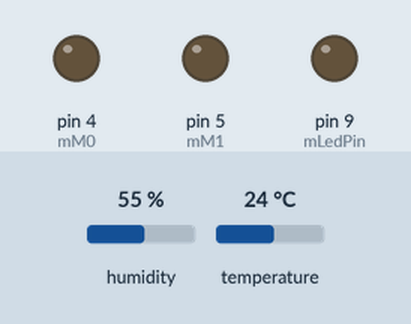
Simulated run of this sketch. Board: Arduino Uno, built with avr-gcc and run on an emulated ATmega328P. Parts: output pins drawn as LEDs (lit = HIGH). The inputs (shaded band) are chosen by the test bench; at power-on: humidity 55 %, temperature 24 °C.

Above: at 0.1 s.
At 1.1 s:
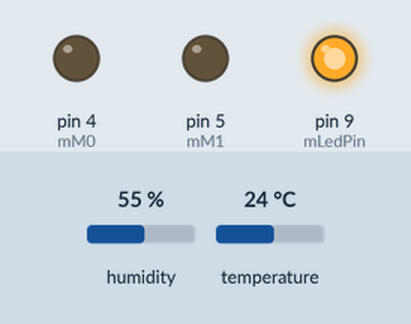
At 12.1 s:
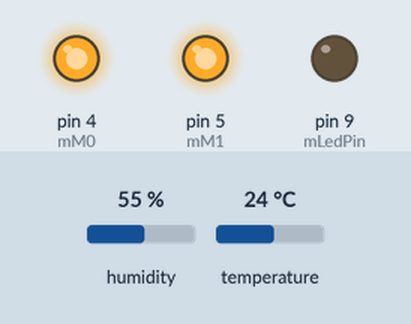
Timing chart, 0 to 13.6 s (numbered marks = the images above):
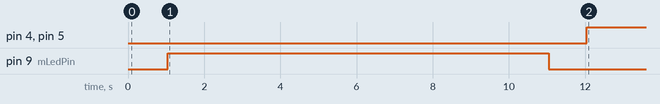

The sketch:

watchDogTest.ino
```cpp
#include <JeeLib.h>
#include "DHT.h"
#include <SoftwareSerial.h>

#define DHTPIN 2//D2 pin is DHT11's singal
#define DHTTYPE DHT11
DHT dht(DHTPIN, DHTTYPE);

SoftwareSerial mLoraPort(6, 7); // RX, TX
int mM0 = 4;
int mM1 = 5;

ISR(WDT_vect)
{
  Sleepy::watchdogEvent();
}

int mCount = 0;
int mLedPin = 9;

String mSendStr = "";

void setup() {

  Serial.begin(9600);
  pinMode(mLedPin, OUTPUT);

  //dht11
  dht.begin();

  //lora
  pinMode(mM0, OUTPUT);
  pinMode(mM1, OUTPUT);

  digitalWrite(mM0, LOW);
  digitalWrite(mM1, LOW);

  mLoraPort.begin(9600);
  mLoraPort.println("Hello, world");
}

void loop() {
  //Serial.println("LED:" + String(mCount));

  //lora wakeup
  digitalWrite(mM0, LOW);
  digitalWrite(mM1, LOW);
  delay(1000);
  sendCoor();

  digitalWrite(mLedPin, HIGH);
  delay(10*1000);
  digitalWrite(mLedPin, LOW);

  delay(1000);
  //lora sleep
  digitalWrite(mM0, HIGH);
  digitalWrite(mM1, HIGH);
  delay(100);

  Sleepy::loseSomeTime(60*1000);//60 * 60 = 3600 = 1小時
  mCount++;
}

void sendCoor()
{
  mSendStr = "";
  int h = dht.readHumidity();
  int t = dht.readTemperature();
  float f = dht.readTemperature(true);

  // Check if any reads failed and exit early (to try again).
  if (isnan(h) || isnan(t) || isnan(f)) {
    //Serial.println("Failed to read from DHT sensor!");
    delay(10000);
    return;
  }

//  float hif = dht.computeHeatIndex(f, h);
//  float hic = dht.computeHeatIndex(t, h, false);

  mSendStr = "H" + String(h) + "i" + String(t) + "C" + String(mCount);
  mLoraPort.print(mSendStr);
//  Serial.print("H");
//  Serial.print(h);
//  Serial.print("i");
//  Serial.print(t);
//  Serial.print("C");
}
```

Measured:
- by itself, pin 4 (mM0), pin 5 (mM1): LOW → HIGH at 12.0 s
- by itself, pin 9 (mLedPin): LOW → HIGH at 1.0 s, → LOW 10.0 s later
